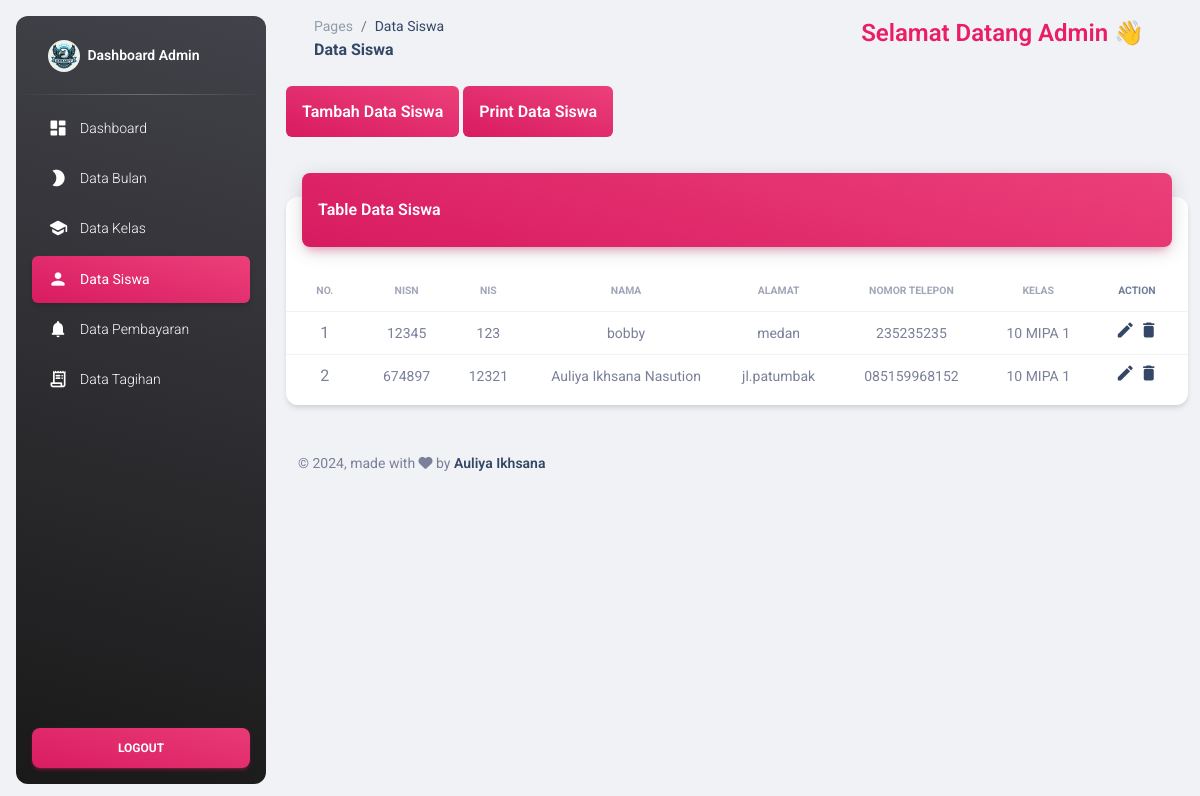
/admin/pages/siswa.php (signed in), run on an earlier commit of the app's database.
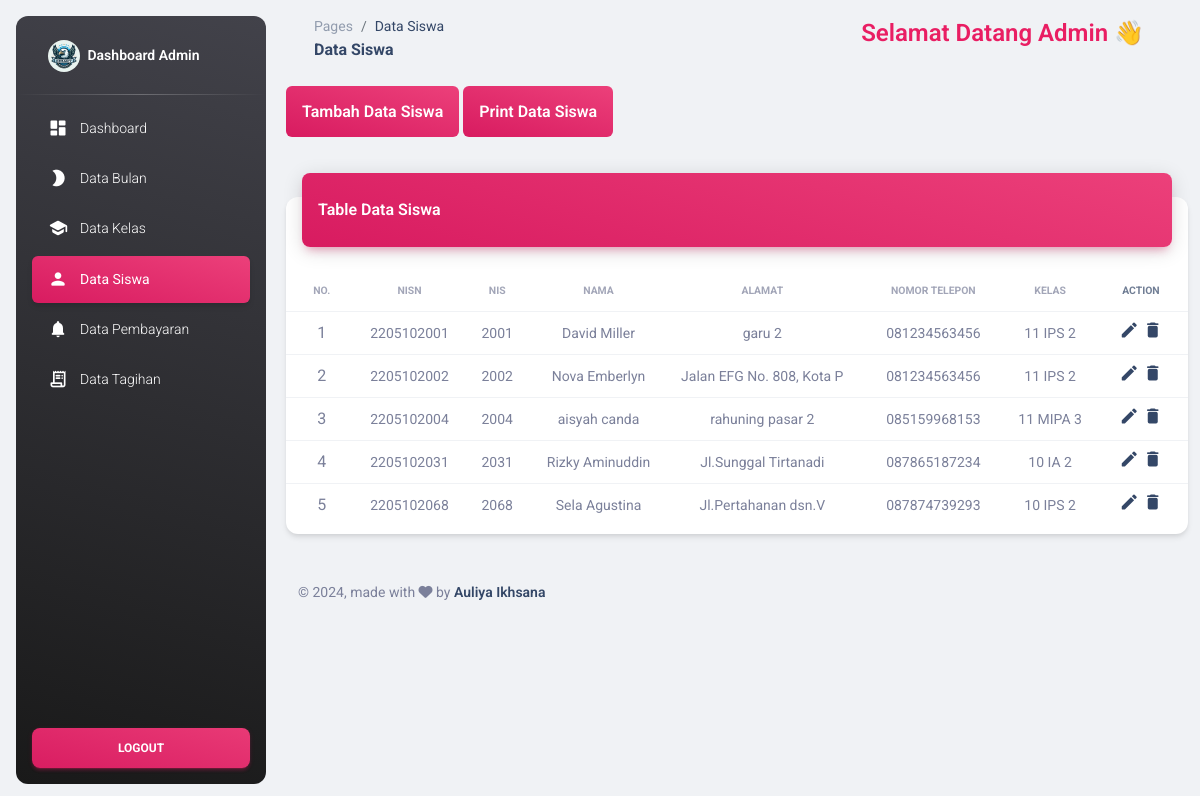
And on a later commit of the database.
### tables this page shows
CREATE TABLE `siswa` (
  `nisn` varchar(10) NOT NULL,
  `nis` varchar(10) NOT NULL,
  `nama` varchar(100) NOT NULL,
  `alamat` varchar(255) DEFAULT NULL,
  `no_telepon` varchar(15) DEFAULT NULL,
  `id_kelas` int(11) DEFAULT NULL,
  `spp` int(11) NOT NULL
);

CREATE TABLE `kelas` (
  `id_kelas` int(11) NOT NULL,
  `nama_kelas` varchar(50) NOT NULL
);

### admin/pages/siswa.php (the view, shortened to what the changed rows need)
<?php
require "functions/koneksi.php";
$query = "SELECT siswa.nisn, siswa.nis, siswa.nama, siswa.alamat, siswa.no_telepon, kelas.nama_kelas
          FROM siswa
          JOIN kelas ON siswa.id_kelas = kelas.id_kelas";
$hasil = $conn->query($query);
?>
<!DOCTYPE html>
<html lang="en">
<head>
  <link href="../assets/css/nucleo-icons.css" rel="stylesheet" />
  <link href="../assets/css/nucleo-svg.css" rel="stylesheet" />
  <link id="pagestyle" href="../assets/css/material-dashboard.css?v=3.1.0" rel="stylesheet" />
</head>
<body class="g-sidenav-show  bg-gray-200">
  <main class="main-content position-relative max-height-vh-100 h-100 border-radius-lg ">
    <div class="container-fluid py-4">
      <div class="row">
        <div class="col-12">
          <div class="card my-4">
            <div class="card-body px-0 pb-2">
              <div class="table-responsive p-0">
                <table class="table align-items-center mb-0">
                  <thead>
                    <tr>
                      <th class="text-center text-uppercase text-secondary text-xxs font-weight-bolder opacity-7">No.</th>
                      <th class="text-center text-uppercase text-secondary text-xxs font-weight-bolder opacity-7">NISN</th>
                      <th class="text-center text-uppercase text-secondary text-xxs font-weight-bolder opacity-7">NIS</th>
                      <th class="text-center text-uppercase text-secondary text-xxs font-weight-bolder opacity-7">Nama</th>
                      <th class="text-center text-uppercase text-secondary text-xxs font-weight-bolder opacity-7">Alamat</th>
                      <th class="text-center text-uppercase text-secondary text-xxs font-weight-bolder opacity-7">Nomor Telepon</th>
                      <th class="text-center text-uppercase text-secondary text-xxs font-weight-bolder opacity-7">Kelas</th>
                      <th class="text-center text-uppercase text-dark text-xxs font-weight-bolder opacity-7">Action</th>
                    </tr>
                  </thead>
                  <tbody>
                    <?php
                    $nom = 1;
                    while ($siswa = $hasil->fetch_assoc()) :
                    ?>
                      <tr>
                        <td class="text-center"><?= $nom++ ?></td>
                        <td class="align-middle text-center text-sm"><?= $siswa['nisn'] ?></td>
                        <td class="align-middle text-center text-sm"><?= $siswa['nis'] ?></td>
                        <td class="align-middle text-center text-sm"><?= $siswa['nama'] ?></td>
                        <td class="align-middle text-center text-sm"><?= $siswa['alamat'] ?></td>
                        <td class="align-middle text-center text-sm"><?= $siswa['no_telepon'] ?></td>
                        <td class="align-middle text-center text-sm"><?= $siswa['nama_kelas'] ?></td>
                        <td class="align-middle text-center text-sm">
                          <a href="functions/editSiswa.php?id=<?= $siswa['nisn'] ?>"><i class="material-icons">edit</i></a>
                          <a href="functions/hapusSiswa.php?id=<?= $siswa['nisn'] ?>" onclick="return confirm('Apakah Anda Yakin Ingin Menghapus data Ini ?');"><i class="material-icons">delete</i></a>
                        </td>
                      </tr>
                    <?php endwhile; ?>
                  </tbody>
                </table>
              </div>
            </div>
          </div>
        </div>
      </div>
    </div>
  </main>
</body>
</html>

What changed in the data, as far as the page shows it:
removed siswa: nisn "12345", nis "123", nama "bobby", alamat "medan", no_telepon "235235235", id_kelas.nama_kelas "10 MIPA 1"
removed siswa: nisn "674897", nis "12321", nama "Auliya Ikhsana Nasution", alamat "jl.patumbak", no_telepon "085159968152", id_kelas.nama_kelas "10 MIPA 1"
added siswa: nisn "2205102001", nis "2001", nama "David Miller", alamat "garu 2", no_telepon "081234563456", id_kelas.nama_kelas "11 IPS 2"
added siswa: nisn "2205102002", nis "2002", nama "Nova Emberlyn", alamat "Jalan EFG No. 808, Kota P", no_telepon "081234563456", id_kelas.nama_kelas "11 IPS 2"
added siswa: nisn "2205102004", nis "2004", nama "aisyah canda", alamat "rahuning pasar 2", no_telepon "085159968153", id_kelas.nama_kelas "11 MIPA 3"
added siswa: nisn "2205102031", nis "2031", nama "Rizky Aminuddin", alamat "Jl.Sunggal Tirtanadi", no_telepon "087865187234", id_kelas.nama_kelas "10 IA 2"
added siswa: nisn "2205102068", nis "2068", nama "Sela Agustina", alamat "Jl.Pertahanan dsn.V", no_telepon "087874739293", id_kelas.nama_kelas "10 IPS 2"
